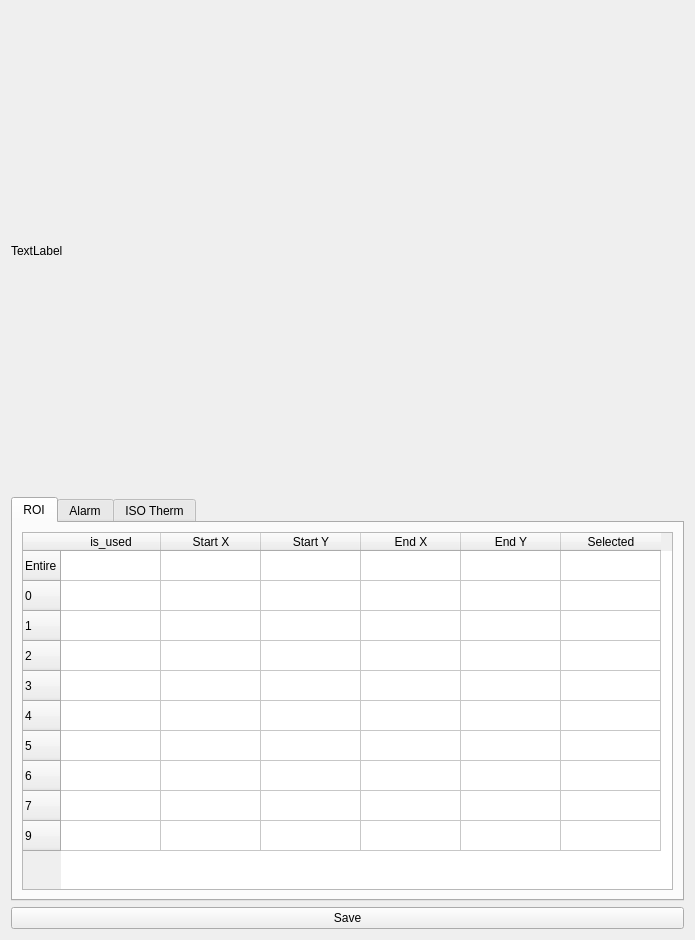
<?xml version="1.0" encoding="UTF-8"?>
<ui version="4.0">
 <class>Form</class>
 <widget class="QWidget" name="Form">
  <property name="geometry">
   <rect>
    <x>0</x>
    <y>0</y>
    <width>695</width>
    <height>940</height>
   </rect>
  </property>
  <property name="windowTitle">
   <string>Form</string>
  </property>
  <layout class="QVBoxLayout" name="verticalLayout">
   <item>
    <widget class="QLabel" name="capture_image">
     <property name="minimumSize">
      <size>
       <width>640</width>
       <height>480</height>
      </size>
     </property>
     <property name="maximumSize">
      <size>
       <width>640</width>
       <height>480</height>
      </size>
     </property>
     <property name="text">
      <string>TextLabel</string>
     </property>
    </widget>
   </item>
   <item>
    <widget class="QTabWidget" name="tabWidget">
     <property name="currentIndex">
      <number>0</number>
     </property>
     <widget class="QWidget" name="roi">
      <attribute name="title">
       <string>ROI</string>
      </attribute>
      <layout class="QVBoxLayout" name="verticalLayout_2">
       <item>
        <widget class="QTableWidget" name="roi_table">
         <property name="sizePolicy">
          <sizepolicy hsizetype="Expanding" vsizetype="Expanding">
           <horstretch>0</horstretch>
           <verstretch>0</verstretch>
          </sizepolicy>
         </property>
         <row>
          <property name="text">
           <string>Entire</string>
          </property>
         </row>
         <row>
          <property name="text">
           <string>0</string>
          </property>
         </row>
         <row>
          <property name="text">
           <string>1</string>
          </property>
         </row>
         <row>
          <property name="text">
           <string>2</string>
          </property>
         </row>
         <row>
          <property name="text">
           <string>3</string>
          </property>
         </row>
         <row>
          <property name="text">
           <string>4</string>
          </property>
         </row>
         <row>
          <property name="text">
           <string>5</string>
          </property>
         </row>
         <row>
          <property name="text">
           <string>6</string>
          </property>
         </row>
         <row>
          <property name="text">
           <string>7</string>
          </property>
         </row>
         <row>
          <property name="text">
           <string>9</string>
          </property>
         </row>
         <column>
          <property name="text">
           <string>is_used</string>
          </property>
         </column>
         <column>
          <property name="text">
           <string>Start X</string>
          </property>
         </column>
         <column>
          <property name="text">
           <string>Start Y</string>
          </property>
         </column>
         <column>
          <property name="text">
           <string>End X</string>
          </property>
         </column>
         <column>
          <property name="text">
           <string>End Y</string>
          </property>
         </column>
         <column>
          <property name="text">
           <string>Selected</string>
          </property>
         </column>
        </widget>
       </item>
      </layout>
     </widget>
     <widget class="QWidget" name="alarm">
      <attribute name="title">
       <string>Alarm</string>
      </attribute>
     </widget>
     <widget class="QWidget" name="iso_therm">
      <attribute name="title">
       <string>ISO Therm</string>
      </attribute>
     </widget>
    </widget>
   </item>
   <item>
    <widget class="QPushButton" name="btn_save">
     <property name="text">
      <string>Save</string>
     </property>
    </widget>
   </item>
  </layout>
 </widget>
 <resources/>
 <connections/>
</ui>
